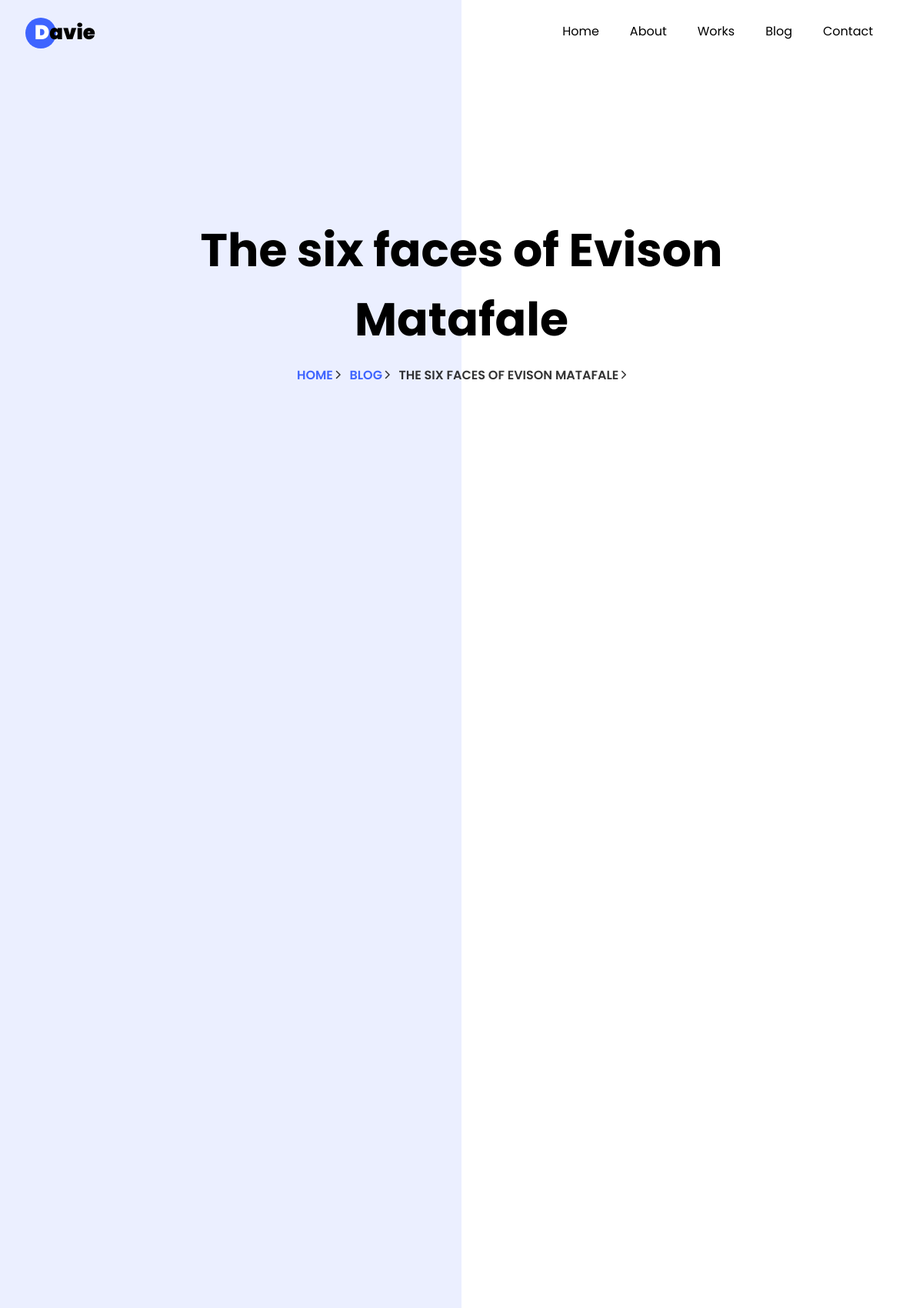
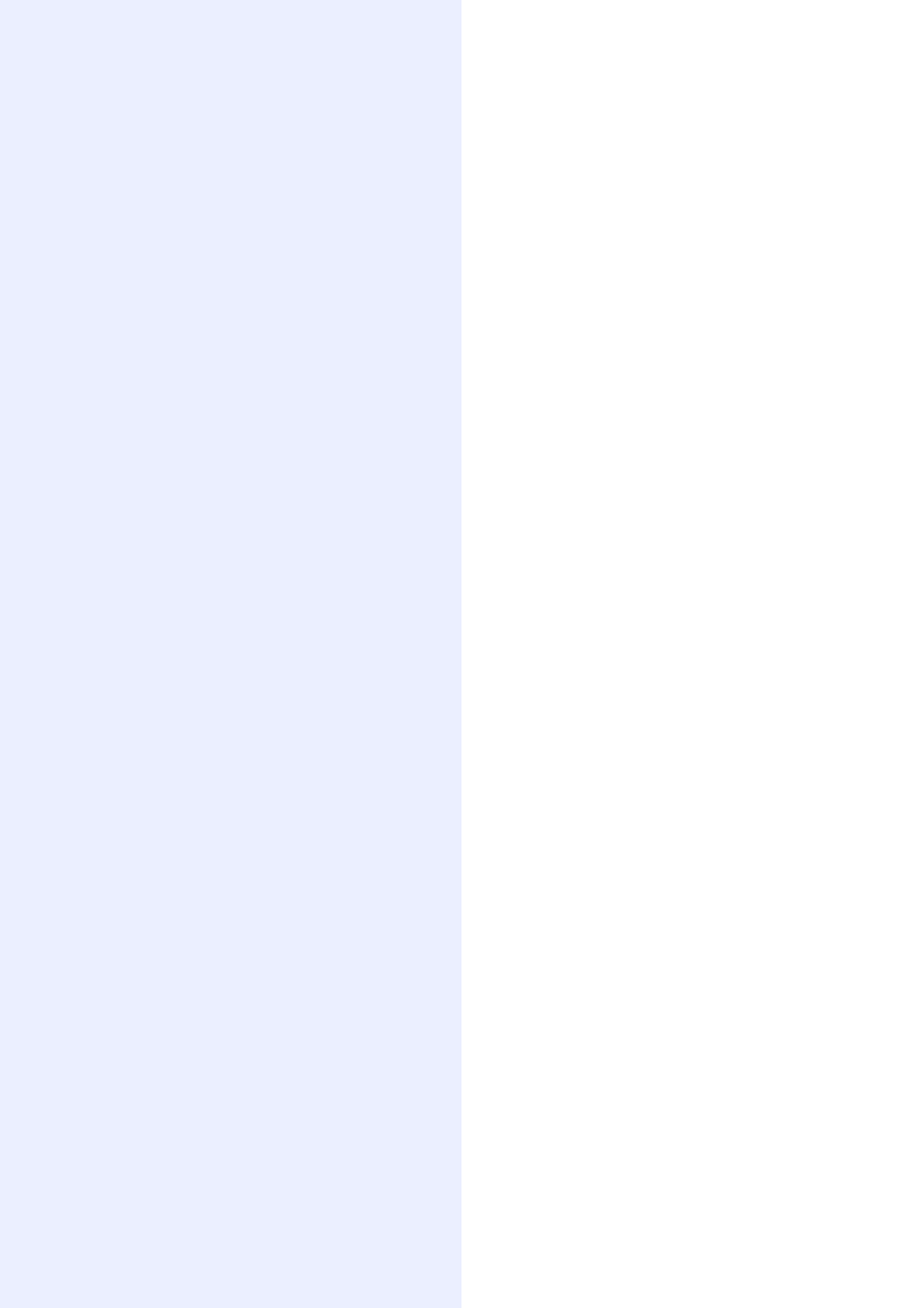
The page /blog/the-six-faces-of-evison-matafale/ (upper part) on the database its author committed (2 pictures, top to bottom).
### blog/models.py (models this page shows, shortened)
class Post(models.Model):
    author = models.ForeignKey(
        get_user_model(), related_name="posts", on_delete=models.CASCADE
    )
    title = models.CharField(max_length=255)
    subtitle = models.CharField(max_length=255, null=True, blank=True)
    body = RichTextField(blank=True, null=True)
    created = models.DateTimeField(auto_now_add=True)
    isPublished = models.BooleanField("Published?", default=False)
    image = models.ImageField(upload_to="images", null=True, blank=True)
    slug = models.SlugField(default="", editable=False, max_length=160)
    post_views = GenericRelation(
        HitCount,
        object_id_field="object_p",
        related_query_name="hit_count_generic_relation",
    )

### blog/views.py (the view)
# urls.py: path("<str:slug>/", BlogDetailView.as_view(), name="blog_detail"),
class BlogDetailView(DetailView):
    template_name = "blog_detail.html"
    model = Post
    def get_context_data(self, *args, **kwargs):
        context = super().get_context_data(*args, **kwargs)
        post = context["object"]
        posts = Post.objects.all()[:4]
        categories = Category.objects.all()
        context["post"] = post
        context["posts"] = posts
        context["categories"] = categories
        return context

### users/models.py (called while the page is built)
    def get_image(self):
        url = "http://127.0.01:8000/static"
        if self.profile_image:
            return url + self.profile_image.url
        else:
            return ""

### templates/blog_detail.html (shortened to what this page needs)
{% extends "base.html" %} {% block content %}
<div class="hero-wrap js-fullheight">
    <div class="overlay"></div>
    <div class="container">
        <div class="row no-gutters slider-text js-fullheight justify-content-center align-items-center">
            <div class="col-lg-10 ftco-animate d-flex align-items-center">
                <div class="text text-center">
                    <h1 class="mb-3 bread">{{post.title}}</h1>
                    <p class="breadcrumbs"><span class="mr-2"><a href="{% url 'home' %}">Home <i class="ion-ios-arrow-forward"></i></a></span> <span class="mr-2"><a href="{% url 'blog' %}">Blog <i class="ion-ios-arrow-forward"></i></a></span> <span>{{post.title}} <i class="ion-ios-arrow-forward"></i></span></p>
                </div>
            </div>
        </div>
    </div>
</div>
<section class="ftco-section">
    <div class="container">
        <div class="row">
        </div>
    </div>
</section>
{% endblock content %}

### rows shown on the page
Post: title "The six faces of Evison Matafale", title "THE SIX FACES OF EVISON MATAFALE"
